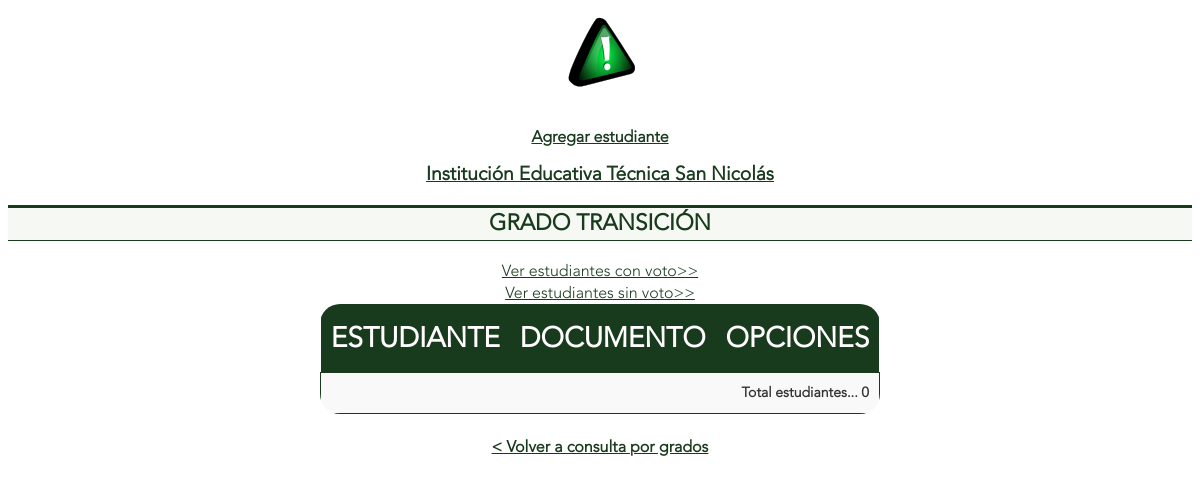
/administrador/consulta.php?id=1 (signed in), run on the app's committed database.
### tables this page shows
CREATE TABLE IF NOT EXISTS `general` (
  `id` int(11) NOT NULL AUTO_INCREMENT,
  `institucion` varchar(100) NOT NULL,
  `descripcion` varchar(100) NOT NULL,
  `activo` varchar(1) NOT NULL,
  `clave` varchar(1) NOT NULL,
  PRIMARY KEY (`id`)
);

CREATE TABLE IF NOT EXISTS `grados` (
  `id` int(11) NOT NULL AUTO_INCREMENT,
  `grado` varchar(15) NOT NULL,
  PRIMARY KEY (`id`)
);

### administrador/consulta.php (the view, shortened to what this page needs)
<?php
$link = conectarse();
$estado = mysqli_query($link, "select * from general");
$leer = mysqli_fetch_array($estado);
if (isset($_COOKIE['VotaDatAdmin'])) {
    if (isset($_GET['id'])) {
        if ($_COOKIE['VotaDatAdmin'] == 1) {
            echo '<div align="center">';
            if ((isset($_GET['agrega'])) and ($_GET['agrega'] == "ok")) {
                echo '<form name="addest" action="consulta.php?id=' . $_GET['id'] . '" method="post">';
                echo '<table>';
                echo '<tr>';
                echo '<td style="text-align:right;"><label for="nom_est">';
                echo '<strong>Nombres:</strong>';
                echo '</label></td>';
                echo '<td><input type="text" name="nom_est" size="30" maxlength="50" title="Escriba los nombres del estudiante" />';
                echo '</td></tr>';
                echo '<tr>';
                echo '<td style="text-align:right;"><label for="ape_est">';
                echo '<strong>Apellidos:</strong>';
                echo '</label></td>';
                echo '<td><input type="text" name="ape_est" size="30" maxlength="50" title="Escriba los apellidos del estudiante" />';
                echo '</td></tr>';
                echo '<tr>';
                echo '<td style="text-align:right;"><label for="doc_est">';
                echo '<strong>Documento:</strong>';
                echo '</label></td>';
                echo '<td><input type="text" name="doc_est" size="30" maxlength="50" title="Escriba el número
 de documento del estudiante" />';
                echo '</td></tr>';
                echo '<tr>';
                echo '<td style="text-align:right;"><label for="clave_est">';
                echo '<strong>Contraseña:</strong>';
                echo '</label></td>';
                echo '<td><input type="password" name="clave_est" size="30" maxlength="50" title="Escriba la contraseña
 de acceso del estudiante" />';
                echo '</td></tr>';
                echo '<tr><td class="cen" colspan="2"><input type="submit" name="envia_estudiante" value="Guardar" title="Agregar estudiante" />&nbsp&nbsp&nbsp&nbsp';
                echo '<input type="button" name="Cancel" value="Cancelar" onclick="window.location =\'consulta.php?id=' . $_GET['id'] . '\'"/></td></tr>';
                echo '</form></table>';
            } else {
                echo '<div class=cen>';
                echo '<strong><a href="consulta.php?id=' . $_GET['id'] . '&agrega=ok" title="Agregar estudiante">Agregar estudiante</a></strong>';
                echo '</div>';
            }
        }
        echo '<!DOCTYPE html PUBLIC "-//W3C//DTD XHTML 1.0 Transitional//EN" "http://www.w3.org/TR/xhtml1/DTD/xhtml1-transitional.dtd">';
        echo '<html>';
        echo '<head>	<meta charset="UTF-8"><link rel="icon" href="./../iconos/EscudoColegio.png" type="image/png">
';
        echo '<link href="../estilo.css
" rel="stylesheet" type="text/css" />';
        echo '</head>';
        echo '<body>';
        $resp3 = mysqli_query($link, sprintf("select grado from grados where id=%d", $_GET['id']));
        if ($row3 = mysqli_fetch_array($resp3)) {
            echo '<h1>' . $leer['institucion'] . '</h1>';
            echo '<h2>GRADO ' . $row3['grado'] . '</h2>';
            echo '<div align="center">';
            echo '<div class="enlace">';
            echo '<a href="consulta.php?id=' . $_GET['id'] . '&votos=si" title="Consultar lista de estudiantes que han votado">Ver estudiantes con voto>></a><br />';
            echo '<a href="consulta.php?id=' . $_GET['id'] . '&votos=no" title="Consultar lista de estudiantes que no han votado">Ver estudiantes sin voto>></a>';
            echo '</div>';
            if (!isset($_GET['votos'])) {
                echo '<table>';
                if ($_COOKIE['VotaDatAdmin'] == 1) {
                    echo '<thead><tr><th>ESTUDIANTE</th><th>DOCUMENTO</th><th colspan="2">OPCIONES</th></tr></thead>';
                } else {
                    echo '<thead><tr><th>ESTUDIANTE</th><th>DOCUMENTO</th></tr></thead>';
                }
                $ContEst = 0;
                echo '<tr>';
                if ($_COOKIE['VotaDatAdmin'] == 1) {
                    echo '<td style="text-align:right;" colspan="4"><strong>Total estudiantes... ';
                } else {
                    echo '<td style="text-align:right;" colspan="2"><strong>Total estudiantes... ';
                }
                echo $ContEst . '</strong></td></tr>';
                echo '</table></div><br />';
            }
            echo '<div class="cen">';
            echo '<a href="general.php" title="consulta por grados"><strong>< Volver a consulta por grados</strong></a>';
            echo '</div><br />';
        } else {
            echo 'Error: Registro no existe';
        }
        echo '</body>';
        echo '</html>';
    }
} else {
    include_once "encabezado.html";
    echo '<table>';
    echo '<tr><td class="cen"><strong>Su sesión ha finalizado, por favor vuelva a ingresar al sistema</strong></td></tr>';
    echo '</table></div></body></html>';
}

### estilo.css (style rules this page uses)
* { font-family: Avenir; }
a:link, a:visited { color: #183a1d; font-family: Avenir; }
h1 { color: #183a1d; font-size: 1em; font-family: Avenir; text-decoration: underline; text-align: center; font-size: larger; }
h2 { color: #183a1d; text-align: center; font-size: 1.4em; border-top: 3px solid #183a1d; border-bottom: 1px solid #183a1d; background-color: #F6F8F3; padding: 0 20px 2px 20px; font-family: Avenir; }
table { margin: 0 auto; text-align: left; width: 30%; border-collapse: collapse; border: none; border-radius: 20px; overflow: hidden; }
thead th { background-color: #183a1d; color: #fffdfd; font-size: 28px; font-weight: bold; padding: 15px 10px; text-align: center; }
tbody tr:nth-child(odd) { background-color: #f9f9f9; }
tbody th, tbody td { font-size: 14px; font-family: 'Arial', sans-serif; color: #333; padding: 10px; border: 1px solid #183a1d; text-align: justify; }
.cen { text-align: center; transition: all 0.3s ease-in; }
tbody th, td { font-size: 0.8em; line-height: 1.4em; font-family: Avenir; color: #000; padding: 10px 7px; border-top: 1px solid #ffc400bb; border-right: 1px solid #DDDDDD; text-align: justify; }
:root { accent-color: #183a1d; }

### data on the page
general: institucion "Institución Educativa Técnica San Nicolás"
grados: grado "TRANSICIÓN"

### other printed values
$ContEst "0"
